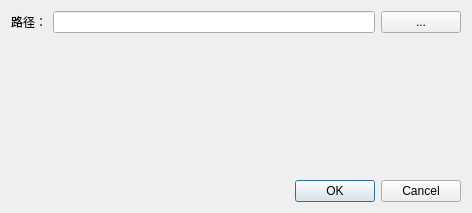
<?xml version="1.0" encoding="UTF-8"?>
<ui version="4.0">
 <class>SetPathDlg</class>
 <widget class="QDialog" name="SetPathDlg">
  <property name="geometry">
   <rect>
    <x>0</x>
    <y>0</y>
    <width>472</width>
    <height>213</height>
   </rect>
  </property>
  <property name="windowTitle">
   <string>SetPathDlg</string>
  </property>
  <layout class="QGridLayout" name="gridLayout">
   <item row="0" column="0">
    <layout class="QHBoxLayout" name="horizontalLayout">
     <item>
      <widget class="QLabel" name="label">
       <property name="text">
        <string>路径：</string>
       </property>
      </widget>
     </item>
     <item>
      <widget class="QLineEdit" name="lineEdit"/>
     </item>
     <item>
      <widget class="QPushButton" name="pushButton">
       <property name="maximumSize">
        <size>
         <width>80</width>
         <height>16777215</height>
        </size>
       </property>
       <property name="text">
        <string>...</string>
       </property>
      </widget>
     </item>
    </layout>
   </item>
   <item row="2" column="0">
    <layout class="QHBoxLayout" name="horizontalLayout_2">
     <item>
      <spacer name="horizontalSpacer">
       <property name="orientation">
        <enum>Qt::Horizontal</enum>
       </property>
       <property name="sizeHint" stdset="0">
        <size>
         <width>40</width>
         <height>20</height>
        </size>
       </property>
      </spacer>
     </item>
     <item>
      <widget class="QDialogButtonBox" name="buttonBox">
       <property name="standardButtons">
        <set>QDialogButtonBox::Cancel|QDialogButtonBox::Ok</set>
       </property>
      </widget>
     </item>
    </layout>
   </item>
   <item row="1" column="0">
    <spacer name="verticalSpacer">
     <property name="orientation">
      <enum>Qt::Vertical</enum>
     </property>
     <property name="sizeHint" stdset="0">
      <size>
       <width>20</width>
       <height>40</height>
      </size>
     </property>
    </spacer>
   </item>
  </layout>
 </widget>
 <layoutdefault spacing="6" margin="11"/>
 <resources/>
 <connections>
  <connection>
   <sender>buttonBox</sender>
   <signal>accepted()</signal>
   <receiver>SetPathDlg</receiver>
   <slot>accept()</slot>
   <hints>
    <hint type="sourcelabel">
     <x>272</x>
     <y>178</y>
    </hint>
    <hint type="destinationlabel">
     <x>164</x>
     <y>126</y>
    </hint>
   </hints>
  </connection>
  <connection>
   <sender>buttonBox</sender>
   <signal>rejected()</signal>
   <receiver>SetPathDlg</receiver>
   <slot>reject()</slot>
   <hints>
    <hint type="sourcelabel">
     <x>382</x>
     <y>179</y>
    </hint>
    <hint type="destinationlabel">
     <x>388</x>
     <y>113</y>
    </hint>
   </hints>
  </connection>
  <connection>
   <sender>pushButton</sender>
   <signal>clicked()</signal>
   <receiver>SetPathDlg</receiver>
   <slot>slotSetPath()</slot>
   <hints>
    <hint type="sourcelabel">
     <x>419</x>
     <y>29</y>
    </hint>
    <hint type="destinationlabel">
     <x>315</x>
     <y>68</y>
    </hint>
   </hints>
  </connection>
 </connections>
 <slots>
  <slot>slotSetPath()</slot>
 </slots>
</ui>
